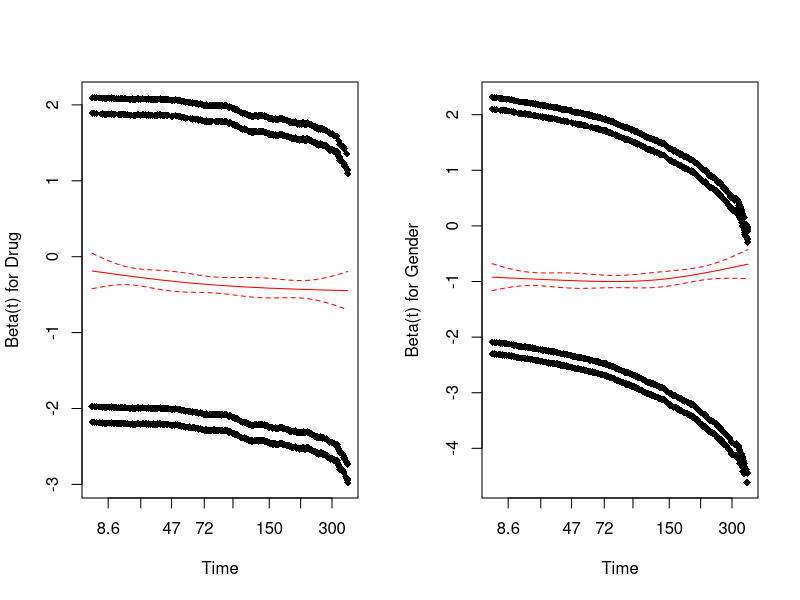

Write the R code that produced this figure.
## ---- chunk 1
knitr::opts_chunk$set(echo = TRUE)
library(magrittr)
library(knitr)


## ---- chunk 2
library(survival)
## ---- chunk 3
mortalitydata <- 
read.csv(file = "CS2B_Apr_21_Qu_3_Data.csv", head = TRUE)
## ---- chunk 4
m1 <- coxph( 
 

Surv(mortalitydata$Time, 
     mortalitydata$Status) ~ Drug + Gender, 
     data = mortalitydata, 
     ties = "breslow") 
 
## ---- chunk 5
summary(m1)
## ---- chunk 6
## Check for violation of proportional hazard (constant HR over time)
(res.zph1 <- cox.zph(m1))
## ---- chunk 7
## Displays a graph of the scaled Schoenfeld residuals, along with a smooth curve.
par(mfrow=c(1,2))
plot(res.zph1,pch=18,col="red")
par(mfrow=c(1,1))
## ---- chunk 8
m2 <- coxph( 
  Surv(mortalitydata$Time, mortalitydata$Status) ~ Drug*Gender, 
  data = mortalitydata, 
  ties = "breslow"
  ) 
## ---- chunk 9
summary(m2)
## ---- chunk 10
L1 = m1$loglik
 

L2 = m2$loglik
 

-2 *(L1 - L2)
